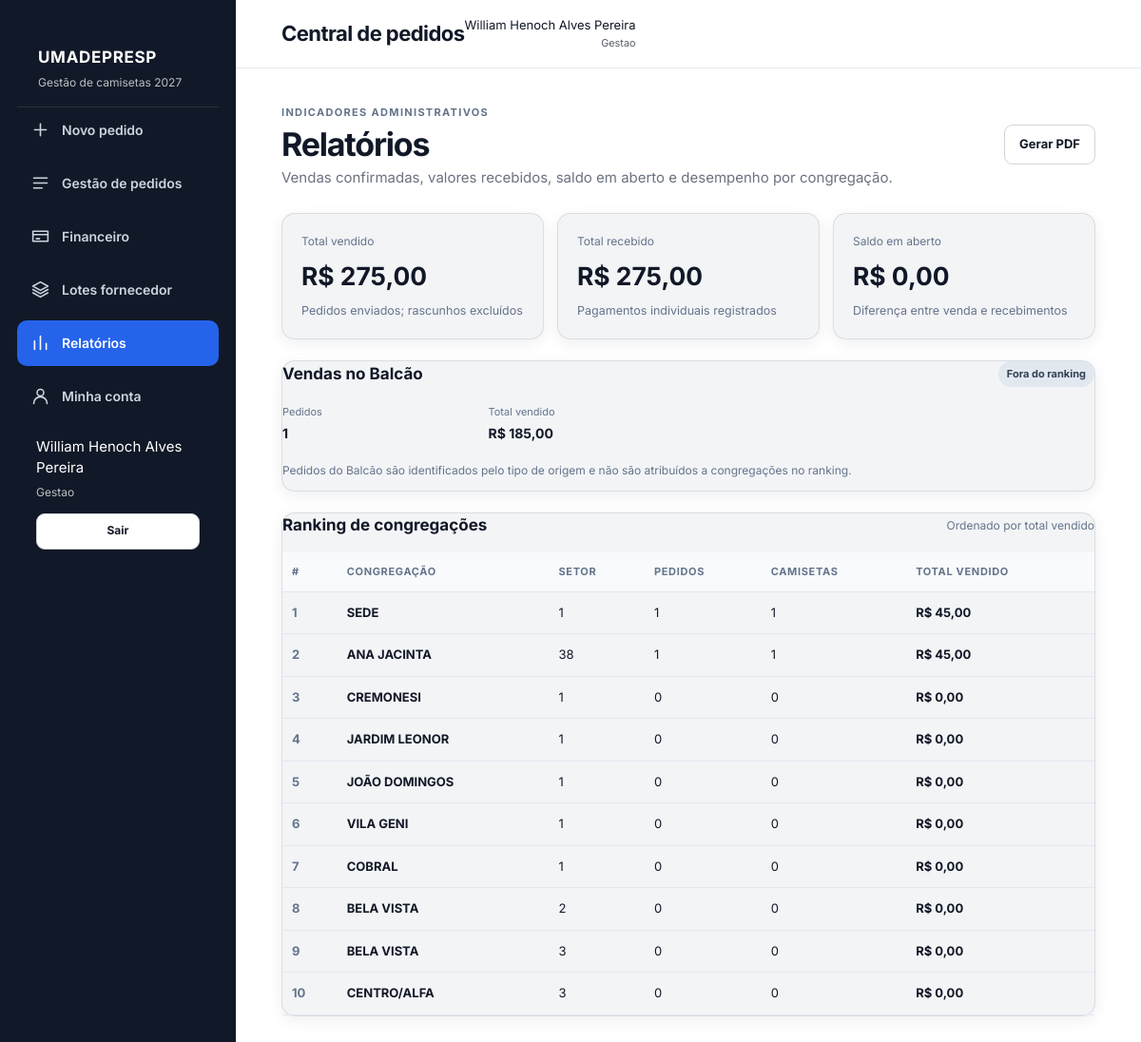
Page /view/relatorios.php (signed in) on the committed database.
### tables this page shows
CREATE TABLE `usuarios` (
  `id` int(10) UNSIGNED NOT NULL,
  `nome_completo` varchar(180) NOT NULL,
  `email` varchar(190) NOT NULL,
  `telefone` varchar(30) DEFAULT NULL,
  `data_nascimento` date NOT NULL,
  `senha_hash` varchar(255) NOT NULL,
  `congregacao_id` int(10) UNSIGNED DEFAULT NULL,
  `perfil` enum('master','gestao','lider') NOT NULL DEFAULT 'lider',
  `status` enum('aguardando_aprovacao','ativo','inativo','bloqueado') NOT NULL DEFAULT 'aguardando_aprovacao',
  `senha_inicial_ativa` tinyint(1) NOT NULL DEFAULT 1,
  `criado_em` datetime NOT NULL DEFAULT current_timestamp(),
  `atualizado_em` datetime NOT NULL DEFAULT current_timestamp() ON UPDATE current_timestamp()
);

CREATE TABLE `congregacoes` (
  `id` int(10) UNSIGNED NOT NULL,
  `nome` varchar(180) NOT NULL,
  `setor` varchar(10) DEFAULT NULL COMMENT 'Identificador interno; não é exibido na interface',
  `tipo` enum('balcao','congregacao') NOT NULL DEFAULT 'congregacao',
  `participa_ranking` tinyint(1) NOT NULL DEFAULT 1,
  `ordem_exibicao` int(10) UNSIGNED NOT NULL
);

### config/bootstrap.php (called while the page is built, shortened)
<?php
require_once APP_ROOT . '/model/Sistema.php';
function app_config($chave = null)
{
    $config = $GLOBALS['app_config'];
    return $chave === null ? $config : ($config[$chave] ?? null);
}
function app_system()
{
    static $sistema = null;
    if ($sistema === null) $sistema = new Sistema(app_config('database'));
    return $sistema;
}
function e($valor)
{
    return htmlspecialchars((string) $valor, ENT_QUOTES | ENT_SUBSTITUTE, 'UTF-8');
}
function app_url($caminho = '')
{
    $script = str_replace('\\', '/', (string) ($_SERVER['SCRIPT_NAME'] ?? ''));
    $partes = explode('/', trim($script, '/'));
    if (count($partes) >= 2 && in_array($partes[count($partes) - 2], ['view', 'processamento'], true)) {
        array_pop($partes);
        array_pop($partes);
    } else {
        array_pop($partes);
    }
    $raiz = $partes ? '/' . implode('/', $partes) : '';
    return $raiz . '/' . ltrim($caminho, '/');
}
function app_current_user()
{
    try {
        $usuario = app_system()->obterUsuario((int) $_SESSION['usuario']['id']);
        unset($usuario['senha_hash']);
        return $usuario;
    } catch (Throwable $e) {
        unset($_SESSION['usuario']);
        return null;
    }
}
function app_require_login()
{
    if (!app_current_user()) {
        flash('erro', 'Entre com seu e-mail e senha para continuar.');
        app_redirect('view/login.php');
    }
}
function app_has_permission($permissao)
{
    $usuario = app_current_user();
    $override = app_system()->obterPermissao((int) $usuario['id'], $permissao);
    if ($override !== null) return (bool) $override;
    $padroes = [
        'gestao' => [
            'criar_pedido' => true,
            'pedidos_ver_todos' => true,
            'financeiro' => true,
            'lotes' => true,
            'relatorios' => true,
            'criar_pedido_em_nome_de_outro' => true,
            'alterar_status_operacional' => true,
            'registrar_pagamentos' => true,
            'gerar_lotes' => true,
        ],
        'lider' => [
            'criar_pedido' => true,
            'meus_pedidos' => true,
        ],
    ];
    return !empty($padroes[$usuario['perfil']][$permissao]);
}
function app_require_permission($permissao)
{
    app_require_login();
}
function formatar_moeda($valor)
{
    return 'R$ ' . number_format((float) $valor, 2, ',', '.');
}

### model/Sistema.php (called while the page is built, shortened)
<?php
class Sistema
{
    private $db;
    public function __construct(array $config)
    {
        try {
            $this->db = new mysqli(
                $config['host'],
                $config['user'],
                $config['password'],
                $config['name'],
                $config['port']
            );
            $this->db->set_charset('utf8mb4');
        } catch (Throwable $e) {
            throw new RuntimeException('Não foi possível conectar ao banco. Confira config/config.php e importe database/umadepresp.sql.');
        }
    }
    private function stmt($sql, $types = '', array $params = [])
    {
        $stmt = $this->db->prepare($sql);
        if ($types !== '' && $params) {
            $refs = [];
            foreach ($params as $key => $value) {
                $refs[$key] = &$params[$key];
            }
            array_unshift($refs, $types);
            call_user_func_array([$stmt, 'bind_param'], $refs);
        }
        $stmt->execute();
        return $stmt;
    }
    private function one($sql, $types = '', array $params = [])
    {
        $row = $this->stmt($sql, $types, $params)->get_result()->fetch_assoc();
        return $row ?: null;
    }
    private function all($sql, $types = '', array $params = [])
    {
        return $this->stmt($sql, $types, $params)->get_result()->fetch_all(MYSQLI_ASSOC);
    }
    public function obterUsuario($id)
    {
        return $this->one(
            'SELECT u.*, c.nome AS congregacao_nome FROM usuarios u LEFT JOIN congregacoes c ON c.id = u.congregacao_id WHERE u.id = ? LIMIT 1',
            'i', [(int) $id]
        );
    }
    public function obterPermissao($usuarioId, $permissao)
    {
        $row = $this->one('SELECT permitido FROM usuario_permissoes WHERE usuario_id = ? AND permissao = ? LIMIT 1', 'is', [(int) $usuarioId, $permissao]);
        return $row ? (bool) $row['permitido'] : null;
    }
    public function obterResumoFinanceiro()
    {
        $row = $this->one(
            "SELECT COALESCE(SUM(p.valor_total), 0) AS total_vendido,
                    COUNT(*) AS quantidade_pedidos
             FROM pedidos p WHERE p.status_operacional <> 'rascunho'"
        );
        $pg = $this->one("SELECT COALESCE(SUM(pg.valor), 0) AS total_recebido FROM pagamentos pg INNER JOIN pedidos p ON p.id = pg.pedido_id WHERE p.status_operacional <> 'rascunho'");
        $row['total_recebido'] = (float) ($pg['total_recebido'] ?? 0);
        $row['saldo_aberto'] = max(0, round((float) $row['total_vendido'] - $row['total_recebido'], 2));
        return $row;
    }
    public function obterRelatorios()
    {
        $resumo = $this->obterResumoFinanceiro();
        $ranking = $this->all(
            "SELECT c.id, c.nome, c.setor, COUNT(DISTINCT p.id) AS pedidos, COALESCE(SUM(p.valor_total), 0) AS total_vendido,
                    COALESCE(SUM(pi.qtd), 0) AS camisetas
             FROM congregacoes c
             LEFT JOIN pedidos p ON p.congregacao_id = c.id AND p.status_operacional <> 'rascunho'
             LEFT JOIN (SELECT pedido_id, SUM(quantidade) AS qtd FROM pedido_itens GROUP BY pedido_id) pi ON pi.pedido_id = p.id
             WHERE c.tipo = 'congregacao' AND c.participa_ranking = 1
             GROUP BY c.id, c.nome, c.setor
             ORDER BY total_vendido DESC, camisetas DESC, MIN(c.ordem_exibicao) ASC"
        );
        $balcao = $this->one("SELECT COUNT(*) AS pedidos, COALESCE(SUM(valor_total),0) AS total_vendido FROM pedidos p INNER JOIN congregacoes c ON c.id = p.congregacao_id WHERE c.tipo = 'balcao' AND p.status_operacional <> 'rascunho'");
        return ['resumo' => $resumo, 'ranking' => $ranking, 'balcao' => $balcao ?: ['pedidos' => 0, 'total_vendido' => 0]];
    }
}

### view/relatorios.php (the view, shortened to what this page needs)
<?php
require_once __DIR__ . '/../config/bootstrap.php';
app_require_permission('relatorios');
$dados = app_system()->obterRelatorios();
$top = array_slice($dados['ranking'], 0, 10);
$paginaAtiva = 'relatorios';
require __DIR__ . '/partials/header.php';
?>
<div class="page-heading page-heading-com-acao">
    <div><span class="eyebrow">Indicadores administrativos</span>
        <h2>Relatórios</h2>
        <p>Vendas confirmadas, valores recebidos, saldo em aberto e desempenho por congregação.</p>
    </div><a class="btn btn-secondary" href="<?= e(app_url('view/pdfRelatorios.php')) ?>" target="_blank"
        rel="noopener">Gerar PDF</a>
</div>
<div class="mod-grid">
    <section class="card metric-card"><span>Total
            vendido</span><strong><?= e(formatar_moeda($dados['resumo']['total_vendido'])) ?></strong><small>Pedidos
            enviados; rascunhos excluídos</small></section>
    <section class="card metric-card"><span>Total
            recebido</span><strong><?= e(formatar_moeda($dados['resumo']['total_recebido'])) ?></strong><small>Pagamentos
            individuais registrados</small></section>
    <section class="card metric-card"><span>Saldo em
            aberto</span><strong><?= e(formatar_moeda($dados['resumo']['saldo_aberto'])) ?></strong><small>Diferença
            entre venda e recebimentos</small></section>
</div>
<section class="card mod-section">
    <div class="mod-card-heading">
        <h3>Vendas no Balcão</h3><span class="status-pill">Fora do ranking</span>
    </div>
    <div class="mod-order-data">
        <div><span>Pedidos</span><strong><?= (int) $dados['balcao']['pedidos'] ?></strong></div>
        <div><span>Total vendido</span><strong><?= e(formatar_moeda($dados['balcao']['total_vendido'])) ?></strong>
        </div>
    </div>
    <p class="mod-muted">Pedidos do Balcão são identificados pelo tipo de origem e não são atribuídos a congregações no
        ranking.</p>
</section>
<section class="card mod-section">
    <div class="mod-card-heading">
        <h3>Ranking de congregações</h3><span class="mod-muted">Ordenado por total vendido</span>
    </div><?php if (!$top): ?>
        <div class="mod-empty">Ainda não há vendas enviadas para o ranking.</div><?php else: ?>
        <div class="mod-table-wrap">
            <table class="mod-table">
                <thead>
                    <tr>
                        <th>#</th>
                        <th>Congregação</th>
                        <th>Setor</th>
                        <th>Pedidos</th>
                        <th>Camisetas</th>
                        <th>Total vendido</th>
                    </tr>
                </thead>
                <tbody><?php foreach ($top as $i => $linha): ?>
                        <tr>
                            <td><span class="ranking-numero"><?= $i + 1 ?></span></td>
                            <td><strong><?= e($linha['nome']) ?></strong></td>
                            <td><?= e($linha['setor'] ?: '—') ?></td>
                            <td><?= (int) $linha['pedidos'] ?></td>
                            <td><?= (int) $linha['camisetas'] ?></td>
                            <td><strong><?= e(formatar_moeda($linha['total_vendido'])) ?></strong></td>
                        </tr><?php endforeach; ?>
                </tbody>
            </table>
        </div><?php endif; ?>
</section>
<?php require __DIR__ . '/partials/footer.php'; ?>

### view/partials/header.php (shortened to what this page needs)
<?php
$paginaAtiva = $paginaAtiva ?? '';
$usuarioLogado = app_current_user();
?>
<!DOCTYPE html>
<html lang="pt-BR">
<head>
    <link rel="stylesheet" href="<?= e(app_url('css/style.css')) ?>">
    <link rel="stylesheet" href="<?= e(app_url('css/modules.css')) ?>">
</head>
<body>
<div class="app-shell <?= $usuarioLogado ? '' : 'app-shell-publica' ?>">
    <?php if ($usuarioLogado): ?>
    <aside class="sidebar" aria-label="Menu principal">
        <div class="sidebar-brand"><strong>UMADEPRESP</strong><span>Gestão de camisetas 2027</span></div>
        <nav class="sidebar-nav">
            <?php if (app_has_permission('criar_pedido')): ?>
            <a class="nav-link <?= $paginaAtiva === 'pedidos' ? 'ativo' : '' ?>" href="<?= e(app_url('view/pedidos.php')) ?>"><svg aria-hidden="true" viewBox="0 0 24 24"><path d="M12 5v14M5 12h14"/></svg><span>Novo pedido</span></a>
            <?php endif; ?>
            <a class="nav-link <?= $paginaAtiva === 'gestao' ? 'ativo' : '' ?>" href="<?= e(app_url('view/gestaoPedidos.php')) ?>"><svg aria-hidden="true" viewBox="0 0 24 24"><path d="M4 6h16M4 12h16M4 18h10"/></svg><span><?= $usuarioLogado['perfil'] === 'lider' ? 'Meus pedidos' : 'Gestão de pedidos' ?></span></a>
            <?php if (app_has_permission('financeiro')): ?><a class="nav-link <?= $paginaAtiva === 'financeiro' ? 'ativo' : '' ?>" href="<?= e(app_url('view/financeiro.php')) ?>"><svg aria-hidden="true" viewBox="0 0 24 24"><path d="M3 6h18v12H3zM3 10h18M7 15h4"/></svg><span>Financeiro</span></a><?php endif; ?>
            <?php if (app_has_permission('lotes')): ?><a class="nav-link <?= $paginaAtiva === 'lotes' ? 'ativo' : '' ?>" href="<?= e(app_url('view/lotes.php')) ?>"><svg aria-hidden="true" viewBox="0 0 24 24"><path d="m12 3 9 5-9 5-9-5 9-5ZM3 12l9 5 9-5M3 16l9 5 9-5"/></svg><span>Lotes fornecedor</span></a><?php endif; ?>
            <?php if (app_has_permission('relatorios')): ?><a class="nav-link <?= $paginaAtiva === 'relatorios' ? 'ativo' : '' ?>" href="<?= e(app_url('view/relatorios.php')) ?>"><svg aria-hidden="true" viewBox="0 0 24 24"><path d="M5 20V10M12 20V4M19 20v-7"/></svg><span>Relatórios</span></a><?php endif; ?>
            <a class="nav-link <?= $paginaAtiva === 'conta' ? 'ativo' : '' ?>" href="<?= e(app_url('view/minhaConta.php')) ?>"><svg aria-hidden="true" viewBox="0 0 24 24"><circle cx="12" cy="8" r="4"/><path d="M4 21a8 8 0 0 1 16 0"/></svg><span>Minha conta</span></a>
        </nav>
        <div class="sidebar-bottom"><span><?= e($usuarioLogado['nome_completo']) ?></span><small><?= e(ucfirst($usuarioLogado['perfil'])) ?></small><form action="<?= e(app_url('processamento/processamentoAuth.php')) ?>" method="post"><input type="hidden" name="csrf_token" value="<?= e(csrf_token()) ?>"><input type="hidden" name="acao" value="logout"><button class="btn btn-secondary btn-compacto" type="submit">Sair</button></form></div>
    </aside>
    <?php endif; ?>
    <div class="app-main <?= $usuarioLogado ? '' : 'app-main-publica' ?>">
        <header class="topbar">
            <h1><?= e($usuarioLogado ? 'Central de pedidos' : 'UMADEPRESP 2027') ?></h1>
            <?php if ($usuarioLogado): ?><div class="topbar-user"><span><?= e($usuarioLogado['nome_completo']) ?></span><small><?= e(ucfirst($usuarioLogado['perfil'])) ?></small></div><?php endif; ?>
        </header>
        <main class="content">

### rows in the picture
usuarios: nome_completo "William Henoch Alves Pereira", perfil "Gestao"
congregacoes: nome "SEDE", setor "1", pedidos "1", camisetas "1", total_vendido "R$ 45,00"
congregacoes: nome "ANA JACINTA", setor "38", pedidos "1", camisetas "1", total_vendido "R$ 45,00"
congregacoes: nome "CREMONESI", setor "1", pedidos "0", camisetas "0", total_vendido "R$ 0,00"
congregacoes: nome "JARDIM LEONOR", setor "1", pedidos "0", camisetas "0", total_vendido "R$ 0,00"
congregacoes: nome "JOÃO DOMINGOS", setor "1", pedidos "0", camisetas "0", total_vendido "R$ 0,00"
congregacoes: nome "VILA GENI", setor "1", pedidos "0", camisetas "0", total_vendido "R$ 0,00"
congregacoes: nome "COBRAL", setor "1", pedidos "0", camisetas "0", total_vendido "R$ 0,00"
congregacoes: nome "BELA VISTA", setor "2", pedidos "0", camisetas "0", total_vendido "R$ 0,00"
congregacoes: nome "BELA VISTA", setor "3", pedidos "0", camisetas "0", total_vendido "R$ 0,00"
congregacoes: nome "CENTRO/ALFA", setor "3", pedidos "0", camisetas "0", total_vendido "R$ 0,00"

### other values in the picture
$usuarioLogado ? 'Central de pedidos' : 'UMADEPRESP 2027' "Central de pedidos"
formatar_moeda($dados['resumo']['total_vendido']) "R$ 275,00"
formatar_moeda($dados['resumo']['total_recebido']) "R$ 275,00"
formatar_moeda($dados['resumo']['saldo_aberto']) "R$ 0,00"
$dados['balcao']['pedidos'] "1"
formatar_moeda($dados['balcao']['total_vendido']) "R$ 185,00"
